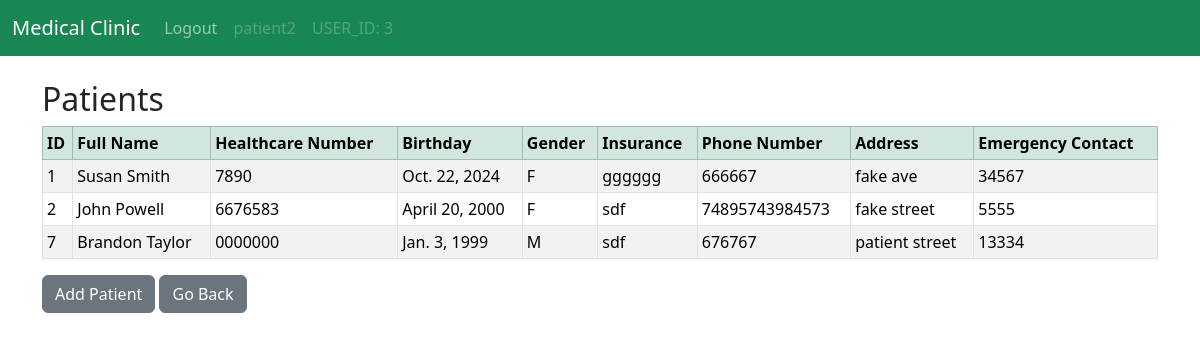
/patient-list/ (signed in), run on the app's committed database.
### clinic/models.py (models this page shows, shortened)
class UserProfile(models.Model):
    healthcare_number = models.CharField(max_length=20, unique=True)
    birthday = models.DateField(null=True, blank=True)
    gender = models.CharField(max_length=10, choices=[('M', 'Male'), ('F', 'Female'), ('O', 'Other')])
    insurance = models.CharField(max_length=50)
    phone_number = models.CharField(max_length=15, blank=True)
    address = models.TextField(blank=True)
    class Meta:
        abstract = True

class Patient(UserProfile):
    user = models.OneToOneField(User, on_delete=models.CASCADE)
    emergency_contact = models.CharField(max_length=100, blank=True)

### clinic/views.py (the view)
# urls.py: path("patient-list/", views.patient_list, name='patient-list'),
def patient_list(request):
    patients = Patient.objects.all()
    return render(request, 'patient-list.html', {'patients':patients})

### clinic/templates/patient-list.html
{% extends "base.html" %}
{% block content %}
    {% if user.is_authenticated %}
        <h2>Patients</h2>
        <table class="table table-striped table-hover table-bordered table-sm">
            <thead class="table-success">
                <tr>
                    <th scope="col">ID</th>
                    <th scope="col">Full Name</th>
                    <th scope="col">Healthcare Number</th>
                    <th scope="col">Birthday</th>
                    <th scope="col">Gender</th>
                    <th scope="col">Insurance</th>
                    <th scope="col">Phone Number</th>
                    <th scope="col">Address</th>
                    <th scope="col">Emergency Contact</th>
                </tr>
            </thead>
            <tbody>
                {% if patients %}
                    {% for patient in patients %}
                        <tr>
                            <td>{{ patient.id }}</td>
                            <td>{{ patient.user.first_name }} {{ patient.user.last_name }}</td>
                            <td>{{ patient.healthcare_number }}</td>
                            <td>{{ patient.birthday }}</td>
                            <td>{{ patient.gender }}</td>
                            <td>{{ patient.insurance }}</td>
                            <td>{{ patient.phone_number }}</td>
                            <td>{{ patient.address }}</td>
                            <td>{{ patient.emergency_contact }}</td>
                        </tr>
                    {% endfor %}
                {% endif %}
            </tbody>
        </table>
        <a href="{% url "add_patient" %}" class="btn btn-secondary">Add Patient</a>
        <a href="{% url "doctor-dashboard" %}" class="btn btn-secondary">Go Back</a>
    {% else %}
        <div class="col-md-6 offset-md-3">
            <h1>You Are Not Logged In</h1>
            <br/>
            <a href="{% url "doctor-dashboard" %}" class="btn btn-secondary">Go to Doctor Login</a>
        </div>
    {% endif %}
{% endblock content %}

### clinic/templates/navbar.html (shortened to what this page needs)
<nav class="navbar navbar-expand-lg navbar-dark bg-success">
    <div class="container-fluid">
      <a class="navbar-brand" href="{% url 'home' %}">Medical Clinic</a>
      <div class="collapse navbar-collapse" id="navbarSupportedContent">
        <ul class="navbar-nav me-auto mb-2 mb-lg-0">
            {% if user.is_authenticated %}
                <li class="nav-item">
                  <a class="nav-link" href="{% url 'logout' %}">Logout</a>
                </li>
                <li class="nav-item">
                  <a class="nav-link disabled" aria-disabled="true">{{ user }}</a>
                </li>
                <li class="nav-item">
                  <a class="nav-link disabled" aria-disabled="true">USER_ID: {{ user.id }}</a>
                </li>
            {% endif %}
        </ul>
      </div>
    </div>
  </nav>

### data on the page
Patient: id "1", user.first_name "Susan", user.last_name "Smith", healthcare_number "7890", birthday "Oct. 22, 2024", gender "F", insurance "gggggg", phone_number "666667", address "fake ave", emergency_contact "34567"
Patient: id "2", user.first_name "John", user.last_name "Powell", healthcare_number "6676583", birthday "April 20, 2000", gender "F", insurance "sdf", phone_number "74895743984573", address "fake street", emergency_contact "5555"
Patient: id "7", user.first_name "Brandon", user.last_name "Taylor", healthcare_number "0000000", birthday "Jan. 3, 1999", gender "M", insurance "sdf", phone_number "676767", address "patient street", emergency_contact "13334"

### other printed values
{{ user }} "patient2"
{{ user.id }} "3"
